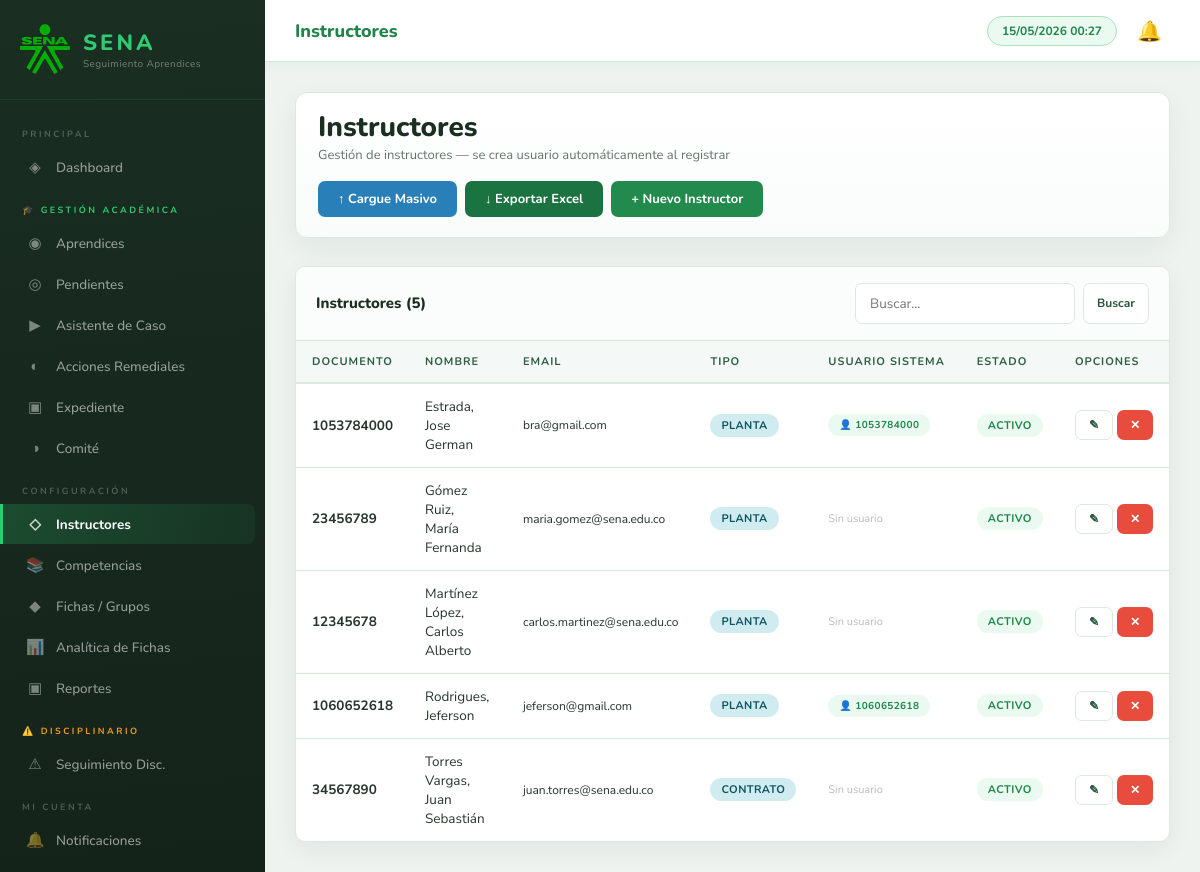
The app's page /pages/instructores.php (signed in) with its own data.
### tables this page shows
CREATE TABLE `instructores` (
  `id` int(11) NOT NULL,
  `nombres` varchar(100) NOT NULL,
  `apellidos` varchar(100) NOT NULL,
  `documento` varchar(20) NOT NULL,
  `email` varchar(120) DEFAULT NULL,
  `telefono` varchar(20) DEFAULT NULL,
  `tipo` enum('Planta','Contrato') DEFAULT 'Planta',
  `activo` tinyint(1) DEFAULT 1,
  `usuario_id` int(11) DEFAULT NULL,
  `created_at` timestamp NOT NULL DEFAULT current_timestamp()
);

CREATE TABLE `usuarios` (
  `id` int(11) NOT NULL,
  `username` varchar(60) NOT NULL,
  `password_hash` varchar(255) NOT NULL,
  `nombres` varchar(100) NOT NULL,
  `apellidos` varchar(100) NOT NULL,
  `email` varchar(120) DEFAULT NULL,
  `rol` enum('Administrador','Coordinador','Gestor','Instructor') DEFAULT 'Gestor',
  `activo` tinyint(1) DEFAULT 1,
  `debe_cambiar_pass` tinyint(1) DEFAULT 0,
  `ultimo_acceso` datetime DEFAULT NULL,
  `created_at` timestamp NOT NULL DEFAULT current_timestamp()
);

### includes/auth.php (called while the page is built, shortened)
<?php
function sanitize(string $val): string {
    return htmlspecialchars(trim($val), ENT_QUOTES, 'UTF-8');
}

### pages/instructores.php (the view, shortened to what this page needs)
<?php
require_once __DIR__ . '/../includes/auth.php';
$db = getDB(); $msg = $err = '';
$search = trim($_GET['q'] ?? ''); $page = max(1,(int)($_GET['p']??1)); $limit=20; $offset=($page-1)*$limit;
$where = '1=1'; $params = [];
$total = $db->prepare("SELECT COUNT(*) FROM instructores i WHERE $where"); $total->execute($params); $total=$total->fetchColumn(); $pages=ceil($total/$limit);
$stmt = $db->prepare("SELECT i.*, u.username FROM instructores i LEFT JOIN usuarios u ON u.id=i.usuario_id WHERE $where ORDER BY i.apellidos,i.nombres LIMIT $limit OFFSET $offset");
$stmt->execute($params);
$instructores = $stmt->fetchAll();
require_once __DIR__ . '/../includes/header.php';
?>
<div class="page-header">
    <div><div class="page-title">Instructores</div><div class="page-subtitle">Gestión de instructores — se crea usuario automáticamente al registrar</div></div>
    <div style="display:flex;gap:8px;flex-wrap:wrap">
        <button class="btn btn-upload" onclick="openModal('modalCargueIns')">↑ Cargue Masivo</button>
        <a href="<?= BASE_URL ?>/ajax/exportar_excel.php?tipo=instructores" class="btn btn-excel">↓ Exportar Excel</a>
        <button class="btn btn-primary" onclick="openModal('modalIns')">+ Nuevo Instructor</button>
    </div>
</div>
<div class="table-card">
    <div class="table-card-header">
        <div class="table-card-title">Instructores (<?= $total ?>)</div>
        <form method="GET" style="display:flex;gap:8px">
            <input type="text" name="q" class="search-input" placeholder="Buscar..." value="<?= sanitize($search) ?>">
            <button type="submit" class="btn btn-secondary btn-sm">Buscar</button>
        </form>
    </div>
    <div class="table-wrapper">
        <table>
            <thead><tr><th>Documento</th><th>Nombre</th><th>Email</th><th>Tipo</th><th>Usuario Sistema</th><th>Estado</th><th>Opciones</th></tr></thead>
            <tbody>
            <?php if (empty($instructores)): ?>
                <tr><td colspan="7"><div class="empty-state"><div class="icon">◇</div><p>No hay instructores registrados.</p></div></td></tr>
            <?php else: foreach ($instructores as $i): ?>
                <tr>
                    <td><strong><?= sanitize($i['documento']) ?></strong></td>
                    <td><?= sanitize($i['apellidos'].', '.$i['nombres']) ?></td>
                    <td style="font-size:12px"><?= sanitize($i['email'] ?? '—') ?></td>
                    <td><span class="badge badge-proceso"><?= sanitize($i['tipo']) ?></span></td>
                    <td style="font-size:11px">
                        <?php if ($i['username']): ?>
                        <span class="badge badge-activo" style="font-size:10px">👤 <?= sanitize($i['username']) ?></span>
                        <?php else: ?>
                        <span style="color:#bbb;font-size:11px">Sin usuario</span>
                        <?php endif; ?>
                    </td>
                    <td><span class="badge <?= $i['activo']?'badge-activo':'badge-inactivo' ?>"><?= $i['activo']?'Activo':'Inactivo' ?></span></td>
                    <td><div style="display:flex;gap:4px">
                        <button onclick='editIns(<?= json_encode($i, JSON_HEX_TAG|JSON_HEX_APOS|JSON_HEX_QUOT) ?>)' class="btn btn-sm btn-secondary">✎</button>
                        <button onclick='confirmDelete("instructores.php?action=delete&id=<?=$i['id']?>","<?= sanitize($i['nombres'].' '.$i['apellidos']) ?>")' class="btn btn-sm btn-danger">✕</button>
                    </div></td>
                </tr>
            <?php endforeach; endif; ?>
            </tbody>
        </table>
    </div>
</div>
<?php require_once __DIR__ . '/../includes/footer.php'; ?>

### records on screen
instructores: documento "1053784000", apellidos+nombres "Estrada, Jose German", email "bra@gmail.com", tipo "PLANTA", usuario.username "1053784000", activo "ACTIVO"
instructores: documento "23456789", apellidos+nombres "Gómez Ruiz, María Fernanda", email "maria.gomez@sena.edu.co", tipo "PLANTA", shows "Sin usuario", activo "ACTIVO"
instructores: documento "12345678", apellidos+nombres "Martínez López, Carlos Alberto", email "carlos.martinez@sena.edu.co", tipo "PLANTA", shows "Sin usuario", activo "ACTIVO"
instructores: documento "1060652618", apellidos+nombres "Rodrigues, Jeferson", email "jeferson@gmail.com", tipo "PLANTA", usuario.username "1060652618", activo "ACTIVO"
instructores: documento "34567890", apellidos+nombres "Torres Vargas, Juan Sebastián", email "juan.torres@sena.edu.co", tipo "CONTRATO", shows "Sin usuario", activo "ACTIVO"

### other values on screen
$pageTitle "Instructores"
$total "5"
